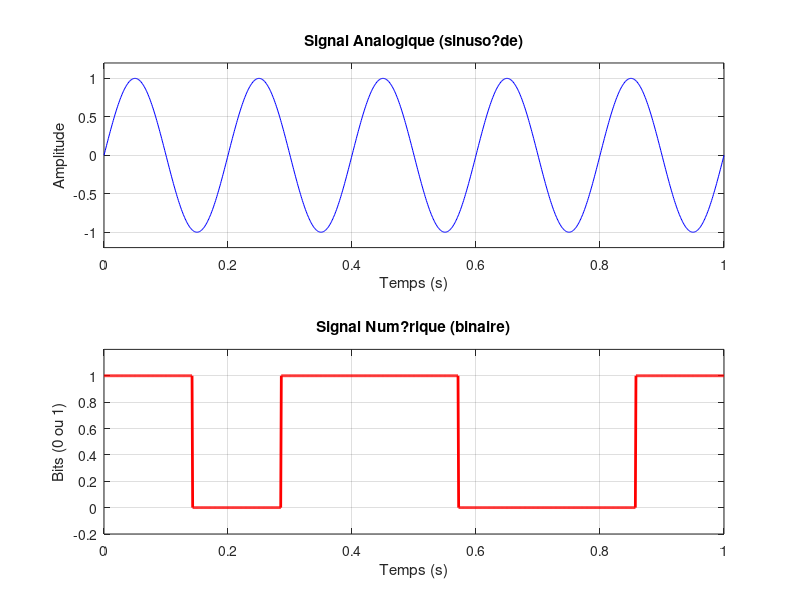

This chart was generated by the following MATLAB code:
clc; clear; close all;

% --- Param?tres ---
fs = 1000;             % Fr?quence d'?chantillonnage
t = 0:1/fs:1;          % 1 seconde

% --- Signal analogique : sinuso?de continue ---
analog_signal = sin(2*pi*5*t); % 5 Hz

% --- Signal num?rique : suite binaire ---
digital_bits = [1 0 1 1 0 0 1];
bit_duration = 1 / 7;          % Chaque bit dure 1/7 seconde
digital_signal = repelem(digital_bits, length(t)/length(digital_bits));

% --- Affichage ---
figure;

% Signal analogique
subplot(2,1,1);
plot(t, analog_signal, 'b');
title('Signal Analogique (sinuso?de)');
xlabel('Temps (s)');
ylabel('Amplitude');
grid on;
ylim([-1.2 1.2]);

% Signal num?rique
subplot(2,1,2);
plot(t, digital_signal, 'r', 'LineWidth', 2);
title('Signal Num?rique (binaire)');
xlabel('Temps (s)');
ylabel('Bits (0 ou 1)');
grid on;
ylim([-0.2 1.2]);
